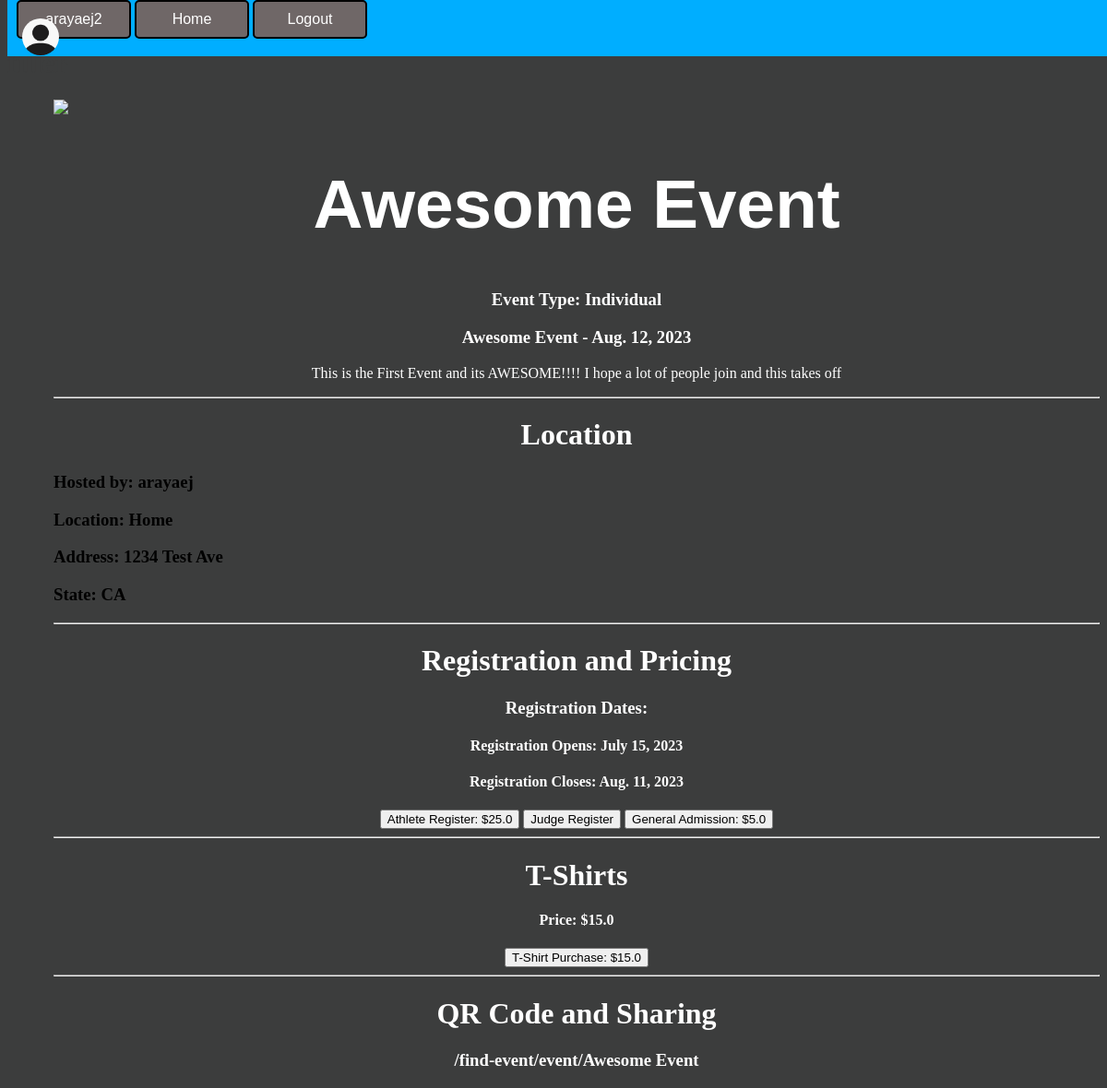
The page /find-event/event/Awesome Event (signed in) on the database its author committed.
### PlanIFYWOD/models.py (models this page shows, shortened)
class Event(models.Model):
    event_id = models.AutoField(primary_key=True, unique=True)
    event_host_user = models.ForeignKey(UserAccount, on_delete=models.CASCADE, db_column='username')
    event_host_affiliate = models.ForeignKey(Affiliate, on_delete=models.CASCADE, related_name='+', blank=True, null=True)
    event_status = models.CharField(max_length=25, choices=EVENT_STATUS, default='ACTIVE',null=False)
    event_name = models.CharField(max_length=100, unique=True)
    event_date_created = models.DateField(null=False, auto_now=True)
    event_date = models.DateField(null=False)
    event_start_time = models.TimeField(null=True, blank=True)
    event_size = models.CharField(max_length=10, choices=SIZE, default='50-100', null=False)
    event_location = models.CharField(max_length=100)
    event_address = models.CharField(max_length=100)
    event_city = models.CharField(max_length=100, null=True, blank=True)
    event_zip = models.IntegerField(null=True, blank=True)
    event_country = models.CharField(max_length=50, null=True)
    event_state = models.CharField(max_length=30, null=True)
    event_phone_number = models.CharField(max_length=20)
    event_description = models.TextField(max_length=100, null=True, blank=True)
    event_long_description = models.TextField(max_length=512, null=True, blank=True)
    event_tshirts = models.BooleanField(default=False)
    event_tshirts_price = models.FloatField(null=True, blank=True, default=0.00)
    event_tshirt_image = models.ImageField(upload_to='shirt-images', null=True, blank=True)
    event_type = models.TextField(max_length=20, choices=EVENT_TYPE, default='Individual',null=False)
    event_registration_date_open = models.DateField(null=True, blank=True)
    event_registration_date_close = models.DateField(null=True, blank=True)
    event_price_athlete = models.FloatField(default=0.00)
    event_price_general = models.FloatField(default=0.00)
    event_promo_code = models.BooleanField(default=False)
    event_waiver = models.BooleanField(default=False)
    event_waiver_document = models.FileField(null=True, blank=True)
    event_prizes = models.BooleanField(default=False)
    event_banner = models.ImageField(upload_to='images/', null=True, blank=True)
    event_vendors = models.BooleanField(default=False)
    def __str__(self) -> str:
        return self.event_name

class UserAccount(models.Model):
    username = models.OneToOneField(User, null=True, on_delete=models.CASCADE, blank=True, db_column='username')
    user_id_number = models.AutoField(primary_key=True, unique=True)
    status_user = models.CharField(max_length=20, choices=STATUS, default='ACTIVE', null=False, blank=True)
    gender_user = models.CharField(max_length=15, choices=GENDERS, default='Male')
    date_joined_user = models.DateField(null=False, auto_now_add=True, blank=True)
    first_name_user = models.CharField(max_length=25, null=False, blank=True)
    last_name_user = models.CharField(max_length=25, null=False, blank=True)
    birthday_user = models.DateField(null=True, blank=True)
    email_user = models.EmailField(max_length=75, blank=True)
    phone_number_user = models.CharField(max_length=20, blank=True)
    address_user = models.CharField(max_length=100, blank=True)
    city_user = models.CharField(max_length=100, blank=True)
    zip_code_user = models.CharField(max_length=100, blank=True)
    host_user = models.BooleanField(null=True, blank=True)
    host_user_approved = models.BooleanField(null=True, blank=True, default=False)
    athlete_user = models.BooleanField(null=True, blank=True)
    athlete_user_approved = models.BooleanField(null=True, blank=True, default=False)
    vendor_user = models.BooleanField(null=True, blank=True)
    vendor_user_approved = models.BooleanField(null=True, blank=True, default=False)
    user_bio = models.TextField(null=True, max_length=250, blank=True)
    user_picture = models.ImageField(upload_to='profile_img/',null=True, blank=True)
    def __str__(self) -> str:
        return str(self.username)

### PlanIFYWOD/views.py (the view, shortened to what this page needs)
# urls.py: path('find-event/event/<str:event>', views.generalevent, name='GeneralEvent'),
def generalevent(request, event):
    usern = None
    athlete = None
    e = Event.objects.get(event_name=event)
    print(e)
    try:
        usern = UserAccount.objects.get(username=request.user)
    except:
        pass
    if usern:
        athlete, _, _, img = checkstatus(request)
    event_info = Event.objects.get(event_name=event)
    qr = request.path
    if not 'team' in e.event_type:
        if usern:
            form = EventParticipantForm(initial={'first_name_of_participant': usern.first_name_user,
                                                'last_name_of_participant': usern.last_name_user,
                                                'birthday_of_participant': usern.birthday_user,
                                                'gender_of_participant': usern.gender_user,
                                                'email_of_participant': usern.email_user,
                                                'city_of_participant': usern.city_user,
                                                'zip_code_of_participant': usern.zip_code_user,
                                                'address_of_participant': usern.address_user,
                                                'role': 'Athlete',
                                                'event_name': e,
                                                'team': None
                                                })
        else:
            form = EventParticipantForm(initial={'role': 'Athlete',
                                                 'role': 'Athlete',
                                                'event_name': e,
                                                'team': None})
    if request.method == 'POST':
        form = EventParticipantForm(request.POST)
        if form.is_valid():
            form.save()
    return render(request, 'PlanIFYweb/eventpage.html',{'event_info': event_info, 'qr': qr, 'form': form})

### PlanIFYWOD/views.py (called while the page is built)
def checkstatus(request):
    usern = UserAccount.objects.filter(username=request.user).values()
    athlete_approved = usern[0]['athlete_user_approved']
    host_approved = usern[0]['host_user_approved']
    vendor_approved = usern[0]['vendor_user_approved']
    img = usern[0]['user_picture']
    return athlete_approved, host_approved, vendor_approved, img

### PlanIFYWOD/templates/PlanIFYweb/eventpage.html (shortened to what this page needs)
{% extends 'PlanIFYweb/navbar.html' %}
{% load static %}
{% block content %}
<body style="background-color: rgb(60, 61, 61);">
    <div class="filler">
        <h1 class="filler-text" style="color: rgb(60, 61, 61);">filler</h1>
    </div>
    <div class="home-page-div">
        <div>
            {% if event.event_banner %}
            <img src="media/{{event_info.event_banner}}" class="banner"/>
            {% else %}
            <img src="{% static '/media/images/generic_workout.jpeg' %}" class="banner"/>
            {% endif %}
            <h1 class="section-title" style="font-family: Arial, Helvetica, sans-serif; font-size: 56pt;">{{event_info.event_name}}</h1>
            <h3 class="section-title">Event Type: {{event_info.event_type}}</h3>
            <h3 class="section-title">{{event_info.event_name}} - {{event_info.event_date}}</h3>
            <p class="section-title">{{event_info.event_long_description}}</p>
        </div>
    <hr>
        <div>
            <h1 class="section-title">Location</h1>
            <h3>Hosted by: {{event_info.event_host_user}}</h3>
            <h3>Location: {{event_info.event_location}}</h3>
            <h3>Address: {{event_info.event_address}}</h3>
            <h3>State: {{event_info.event_state}}</h3>
        </div>
    <hr>
        <div>
            <h1 class="section-title">Registration and Pricing</h1>
            <h3 class="section-title">Registration Dates:</h3>
            <h4 class="section-title">Registration Opens: {{event_info.event_registration_date_open}}</h4>
            <h4 class="section-title">Registration Closes: {{event_info.event_registration_date_close}}</h4>
            <div class="section-title">
                <button id="athlete-register">Athlete Register: ${{event_info.event_price_athlete}}</button>
                <button id="judge-register">Judge Register</button>
                <button id="general-register">General Admission: ${{event_info.event_price_general}}</button>
            </div>
        </div>
        {% if event_info.event_tshirts %}
    <hr>
        <div>
            <h1 class="section-title">T-Shirts</h1>
            <div class="section-title">
                <h4 class="section-title">Price: ${{event_info.event_tshirts_price}}</h4>
                <button id="tshirt-purchase">T-Shirt Purchase: ${{event_info.event_tshirts_price}}</button>
            </div>
        </div>
        {% endif %}
    <hr>
        <div>
            <h1 class="section-title">QR Code and Sharing</h1>
            <h3 id="qrcode" class="qrcode-text">{{ qr }}</h3>
        </div>
    </div>
</body>
{% endblock %}

### PlanIFYWOD/templates/PlanIFYweb/navbar.html (shortened to what this page needs)
{% load static %}
<!DOCTYPE html>
<html>
    <head>
        <link rel="stylesheet" type="text/css" href="{% static '/css/main.css' %}">
    </head>
    {% if user.is_authenticated %}
        <div class="nav-bar">
            <a href="{% url 'Profile' user=user %}"><div class="dashboard-button">{{user}}</div></a>
                {% if profile_pic %}
                    <img src="media/{{ img }}" class="profile-pic" />
                {% else %}
                <img src="{% static '/media/images/generic_avatar.png'  %}" class="profile-pic" />
                {% endif %}
            <a href="{% url 'Home' %}"><div class="dashboard-button">Home</div></a>
            <a href="{% url 'SignOut' %}"><div class="dashboard-button">Logout</div></a>
        </div>
    {% endif %}
    {% block content %}
    {% endblock%}
</html>

### PlanIFYweb/static/css/main.css (style rules this page uses)
div.nav-bar { background-color: rgb(0, 174, 255);; position:fixed; top: 0; width: 100%; overflow: hidden; z-index: 1; }
.profile-pic { position: absolute; left: 16px; top: 20px; width: 40px; height: 40px; border-radius: 50%; }
.filler { margin-top: 50px; }
.filler-text { color: white; }
.dashboard-button { color: white; position: relative; left: 10px; padding: 10px; width: 100px; border: 2px solid; border-radius: 5px; border-color: black; color: white; text-align: center; display: inline-block; background-color: rgb(111, 103, 103); font-family: Arial, Helvetica, sans-serif; }
.home-page-div { padding-left: 50px; background-color: rgb(60, 61, 61); }
.section-title { color: white; text-align: center; }
.banner { position: relative; object-fit: fill; }
.qrcode-text { text-align: center; color: white; }

### rows shown on the page
Event: event_name "Awesome Event", event_type "Individual", event_date "Aug. 12, 2023", event_long_description "This is the First Event and its AWESOME!!!! I hope a lot of people join and this takes off", event_host_user "arayaej", event_location "Home", event_address "1234 Test Ave", event_state "CA", event_registration_date_open "July 15, 2023", event_registration_date_close "Aug. 11, 2023", event_price_athlete "25.0", event_price_general "5.0", event_tshirts_price "15.0"

### other values the page prints
{{ user }} "arayaej2"
{{ qr }} "/find-event/event/Awesome Event"
